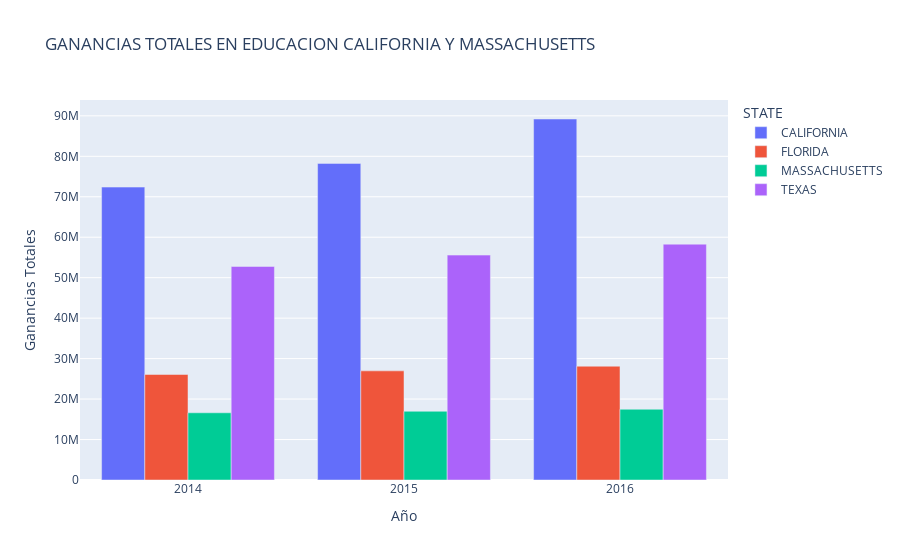

The code cell stored with this chart in its notebook:
### Code cell
#5.Gráfico de Barra
#-------------------------------------------------

educacion = pd.read_csv("Data/states_all.csv", usecols=["STATE", "YEAR", "TOTAL_REVENUE"])

px.bar(
    (educacion.query("2013 < YEAR < 2017 and STATE in ['CALIFORNIA', 'MASSACHUSETTS', 'TEXAS', 'FLORIDA']")
     #.sort_values("TOTAL_REVENUE",ascending=False)
    ),
    x="YEAR",
    y="TOTAL_REVENUE",
    color="STATE",
    labels={'YEAR': 'Año', 'TOTAL_REVENUE':'Ganancias Totales'},
    title="GANANCIAS TOTALES EN EDUCACION CALIFORNIA Y MASSACHUSETTS",
    barmode='group'
)

### Figure 1 — Plotly figure (JSON) as saved in the notebook; plotly's stock layout.template omitted (floating-point values rounded to 4 significant figures)
{"data": [{"alignmentgroup": "True", "hovertemplate": "STATE=CALIFORNIA<br>Año=%{x}<br>Ganancias Totales=%{y}<extra></extra>", "legendgroup": "CALIFORNIA", "marker": {"color": "#636efa", "pattern": {"shape": ""}}, "name": "CALIFORNIA", "offsetgroup": "CALIFORNIA", "orientation": "v", "showlegend": true, "textposition": "auto", "type": "bar", "x": [2014, 2015, 2016], "xaxis": "x", "y": [72389126, 78248042, 89217262], "yaxis": "y"}, {"alignmentgroup": "True", "hovertemplate": "STATE=FLORIDA<br>Año=%{x}<br>Ganancias Totales=%{y}<extra></extra>", "legendgroup": "FLORIDA", "marker": {"color": "#EF553B", "pattern": {"shape": ""}}, "name": "FLORIDA", "offsetgroup": "FLORIDA", "orientation": "v", "showlegend": true, "textposition": "auto", "type": "bar", "x": [2014, 2015, 2016], "xaxis": "x", "y": [26077462, 26971491, 28125598], "yaxis": "y"}, {"alignmentgroup": "True", "hovertemplate": "STATE=MASSACHUSETTS<br>Año=%{x}<br>Ganancias Totales=%{y}<extra></extra>", "legendgroup": "MASSACHUSETTS", "marker": {"color": "#00cc96", "pattern": {"shape": ""}}, "name": "MASSACHUSETTS", "offsetgroup": "MASSACHUSETTS", "orientation": "v", "showlegend": true, "textposition": "auto", "type": "bar", "x": [2014, 2015, 2016], "xaxis": "x", "y": [16609204, 16985185, 17484704], "yaxis": "y"}, {"alignmentgroup": "True", "hovertemplate": "STATE=TEXAS<br>Año=%{x}<br>Ganancias Totales=%{y}<extra></extra>", "legendgroup": "TEXAS", "marker": {"color": "#ab63fa", "pattern": {"shape": ""}}, "name": "TEXAS", "offsetgroup": "TEXAS", "orientation": "v", "showlegend": true, "textposition": "auto", "type": "bar", "x": [2014, 2015, 2016], "xaxis": "x", "y": [52776853, 55582029, 58284155], "yaxis": "y"}], "layout": {"barmode": "group", "legend": {"title": {"text": "STATE"}, "tracegroupgap": 0}, "title": {"text": "GANANCIAS TOTALES EN EDUCACION CALIFORNIA Y MASSACHUSETTS"}, "xaxis": {"anchor": "y", "domain": [0, 1], "title": {"text": "Año"}}, "yaxis": {"anchor": "x", "domain": [0, 1], "title": {"text": "Ganancias Totales"}}}}
